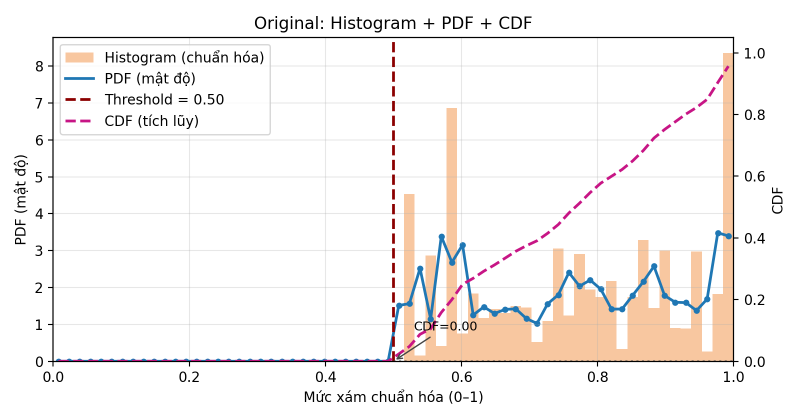
#> input picture part1_DIP_weeks01-08/week03_histogram_processing/original_hist_pdf_cdf.png, 1600 x 840 px (shown at 1/2 size)
$ python -i hist_pdf_cdf_visualization.py   (imports and definitions only)
#> lines starting #> are read from the running program, lines starting #| are printed output that depends on the picture
# ============================================
# Computer Vision · Week 03
# Histogram, PDF, and CDF Visualization
# Author: Bùi Huy Kiên
# ============================================

import numpy as np
import matplotlib.pyplot as plt
from PIL import Image

# =====================================================
# Hàm vẽ chung: Histogram + PDF + CDF + Threshold
# =====================================================
def plot_hist_pdf_cdf(
    data_01,
    title="Histogram – PDF – CDF",
    xlabel="Giá trị (chuẩn hóa [0,1])",
    threshold=None,
    bins=30,
    color_hist="#F4A261",  # màu cam nhạt
    color_pdf="#1f77b4",   # xanh lam
    color_cdf="#C71585",   # tím/đỏ hồng
    save_path=None
):
    """Vẽ Histogram, PDF và CDF trên cùng một đồ thị"""
    data_01 = np.asarray(data_01).ravel()
    data_01 = np.clip(data_01, 0, 1)

    # Histogram (density=True để chuẩn hóa)
    hist, bin_edges = np.histogram(data_01, bins=bins, range=(0,1), density=True)
    bin_centers = (bin_edges[:-1] + bin_edges[1:]) / 2
    bin_width = bin_edges[1] - bin_edges[0]

    # PDF (đường cong mượt)
    pdf_est = np.convolve(hist, np.ones(3)/3, mode="same")

    # CDF (tích lũy)
    cdf_est = np.cumsum(pdf_est) * bin_width
    cdf_est = np.clip(cdf_est, 0, 1)

    # Bắt đầu vẽ
    fig, ax1 = plt.subplots(figsize=(8,4.2))

    # Histogram
    ax1.hist(
        data_01, bins=bins, range=(0,1), density=True,
        color=color_hist, alpha=0.6, label="Histogram (chuẩn hóa)"
    )

    # PDF
    ax1.plot(bin_centers, pdf_est, color=color_pdf, linewidth=2, label="PDF (mật độ)")
    ax1.scatter(bin_centers, pdf_est, color=color_pdf, s=12)

    ax1.set_xlabel(xlabel)
    ax1.set_ylabel("PDF (mật độ)")
    ax1.grid(alpha=0.3)
    ax1.set_xlim(0,1)

    # CDF (trục phụ)
    ax2 = ax1.twinx()
    ax2.plot(bin_centers, cdf_est, color=color_cdf, linestyle="--", linewidth=2, label="CDF (tích lũy)")
    ax2.set_ylabel("CDF")
    ax2.set_ylim(0,1.05)

    # Threshold (nếu có)
    if threshold is not None:
        thr = float(np.clip(threshold,0,1))
        ax1.axvline(thr, color="#8B0000", linestyle="--", linewidth=2, label=f"Threshold = {thr:.2f}")
        idx = (np.abs(bin_centers - thr)).argmin()
        cprob = cdf_est[idx]
        ax2.hlines(cprob, xmin=thr, xmax=1, colors="#444444", linestyles=":", linewidth=1.5)
        ax2.annotate(f"CDF={cprob:.2f}", xy=(thr,cprob), xytext=(thr+0.03, min(1,cprob+0.1)),
                     arrowprops=dict(arrowstyle="->", color="#444444"), fontsize=9)

    # Gộp legend
    h1,l1 = ax1.get_legend_handles_labels()
    h2,l2 = ax2.get_legend_handles_labels()
    ax1.legend(h1+h2, l1+l2, loc="upper left", frameon=True)

    plt.title(title)
    plt.tight_layout()

    if save_path:
        plt.savefig(save_path, dpi=200)
    plt.show()


# =====================================================
# Hàm Equalization
# =====================================================
# [9 lines left out: function equalize_gray_image_np, not called in this run]


# =====================================================
# Hàm phân tích ảnh gốc (Histogram + PDF + CDF)
# =====================================================
def analyze_gray_image(image_path, title_prefix="Original", threshold=None, bins=32):
    """Vẽ Histogram + PDF + CDF cho 1 ảnh xám."""
#> called with image_path = 'original_hist_pdf_cdf.png', title_prefix = 'Original', bins = 32
    img = Image.open(image_path).convert("L")
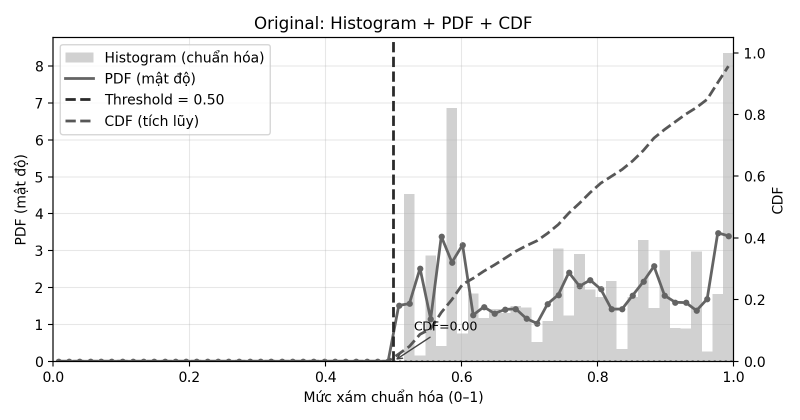
#> img: PIL image 1600x840 L (shown at 1/2 size); min 0, max 255, mean 243.6
    arr = np.asarray(img)
    data_01 = arr.astype(np.float32) / 255.0
    plot_hist_pdf_cdf(
        data_01,
        title=f"{title_prefix}: Histogram + PDF + CDF",
        xlabel="Mức xám chuẩn hóa (0–1)",
        threshold=threshold,
        bins=bins,
        save_path=f"{title_prefix.lower().replace(' ','_')}_hist_pdf_cdf.png"
    )
#> in plot_hist_pdf_cdf, `hist, bin_edges = np.histogram(data_01, bins=bins, range=(0,1), densit..`: hist = 32 values, max 27.72 at index 31, min 0.0074 at index 6, mean 1; bin_edges = 33 values from 0 to 1
#> in plot_hist_pdf_cdf, `bin_centers = (bin_edges[:-1] + bin_edges[1:]) / 2`: bin_centers = 32 values from 0.0156 to 0.984
#> in plot_hist_pdf_cdf, `bin_width = bin_edges[1] - bin_edges[0]`: bin_width = 0.0312
#> in plot_hist_pdf_cdf, `pdf_est = np.convolve(hist, np.ones(3)/3, mode="same")`: pdf_est = 32 values, max 9.25 at index 30, min 0.0123 at index 7, mean 0.707
#> in plot_hist_pdf_cdf, `cdf_est = np.cumsum(pdf_est) * bin_width`: cdf_est = 32 values from 0.00487 to 0.707
#> in plot_hist_pdf_cdf, `plt.savefig(save_path, dpi=200)`:
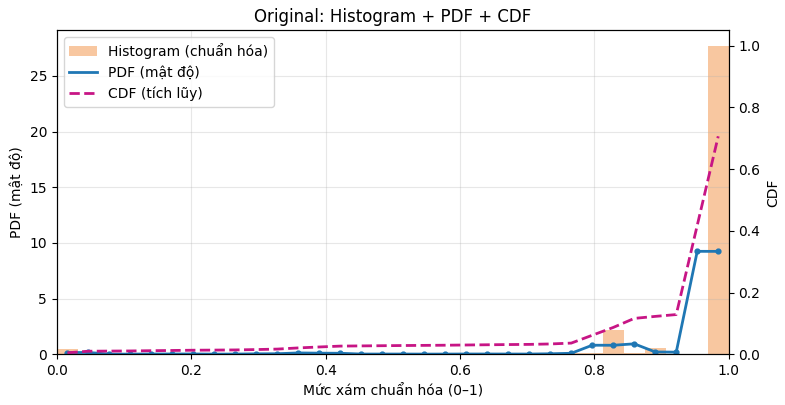
#> figure drawn by matplotlib, 2 panels; panel 1: tallest bar 27.72 high, from x = 0.969 to 1; panel 1: curve peaks at x = 0.953, y = 9.25; panel 2: curve peaks at x = 0.984, y = 0.707
    return arr


# =====================================================
# TASK 2: Ảnh trước & sau Equalization
# =====================================================
# [43 lines left out: function analyze_before_after_equalization, not called in this run]


# =====================================================
# MAIN: chạy thử
# =====================================================
# [12 lines not run here, left out]

    # 2️⃣ Task 2: chạy khi có ảnh thực tế
    # Uncomment dòng dưới khi có file image.jpg
    # analyze_before_after_equalization("image.jpg", threshold=0.5, bins=32)

>>> result = analyze_gray_image('original_hist_pdf_cdf.png')
